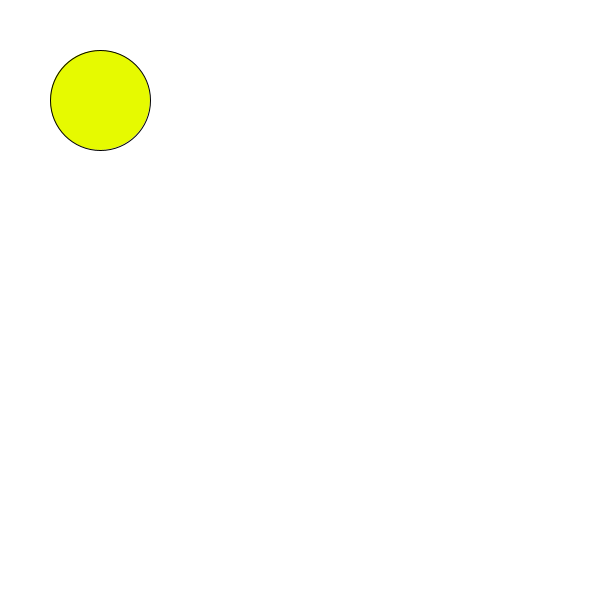
Frame 1 (no input)
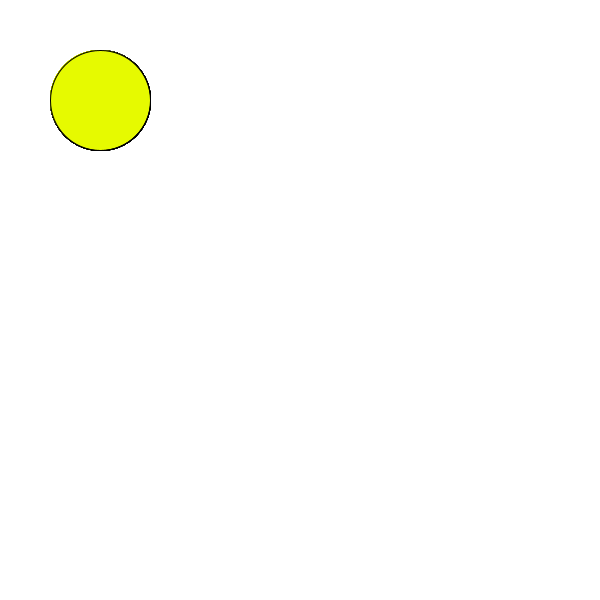
Frame 60 (the mouse pressed at the canvas centre just before this capture)
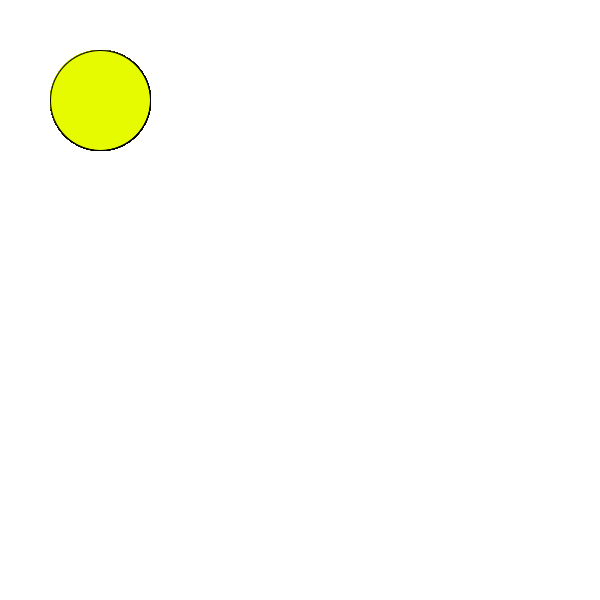
Frame 120 (the mouse held since frame 60 and released just before this capture)

The Processing sketch that drew these frames (run headless with seeded random() and noise(); from frame 60 on, the mouse is pressed at the canvas centre):

// Processing sketch: processing_110694
// ── processing_110694.pde

/* First Sketch by Aistis Taraskevicius 20.09.2013*/

void setup(){
  background(255,255,255);
  size(600,600);
}

void draw(){
   /* fill(25,168,220);
    rect(0,0,600,200); */
    fill(230,250,0);
    ellipse(100,100,100,100);
    
    

   if (mousePressed == true){
      for(int i=0; i<5; i++){
                 
      if (keyPressed==true){
        if (keyCode==UP){
        stroke (33,236,56); 
        }
        if (keyCode==DOWN){
        stroke(102,76,16);
        }
        if (keyCode==LEFT){
        stroke(230,250,0);
        }
        if (keyCode==RIGHT){
        stroke(25,25,25);
        }
        
          
      line(mouseX+random(5),mouseY+random(5),pmouseX+random(5),pmouseY+random(5));
  }}}}
